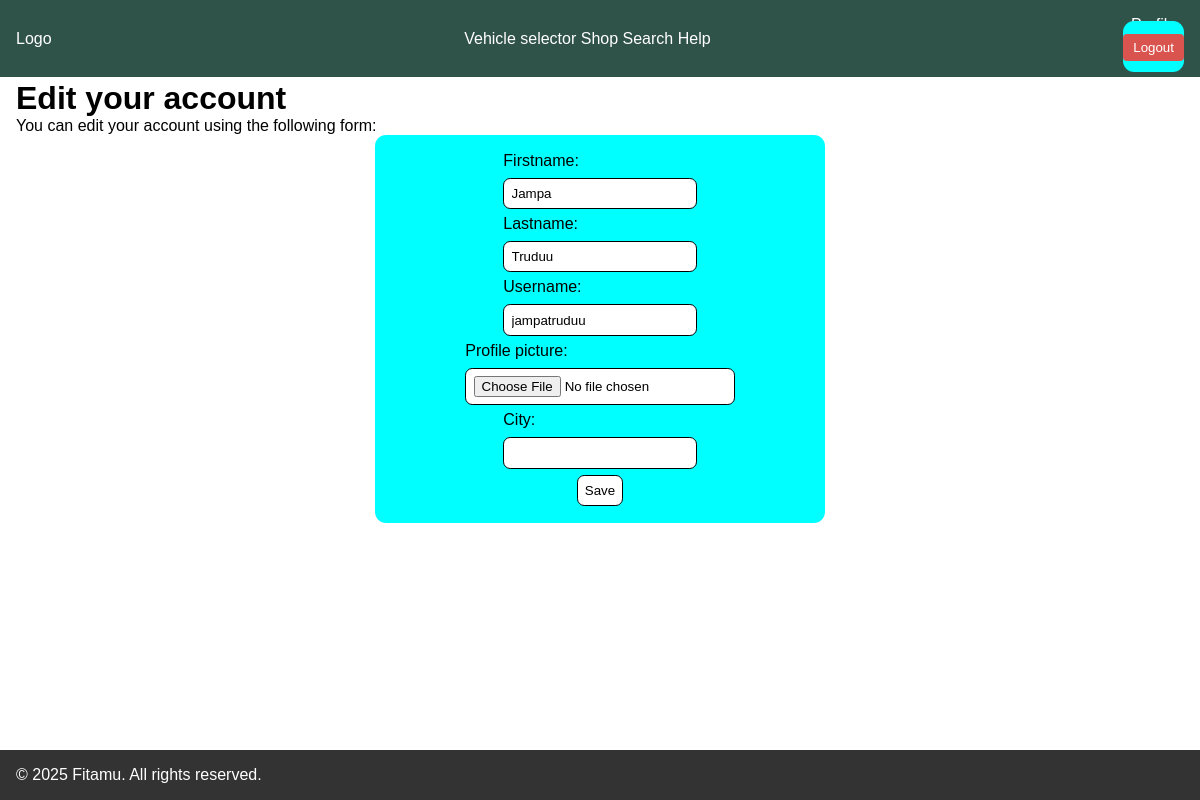
The page /accounts/edit/ (signed in) on the database its author committed.
### accounts/models.py (models this page shows, shortened)
class User(AbstractBaseUser):
    email = models.EmailField(max_length=100, unique=True)
    firstname = models.CharField(max_length=100,default='Unknown')
    lastname = models.CharField(max_length=100, default='Unknown')
    username = models.CharField(max_length=100,default='default_user')
    phone_number = models.CharField(max_length=50,default='0000000000')
    date_joined = models.DateTimeField(auto_now_add=True)
    last_login = models.DateTimeField(auto_now_add=True)
    created_date = models.DateTimeField(auto_now_add=True)
    modified_date = models.DateTimeField(auto_now_add=True)
    is_admin = models.BooleanField(default=True)
    is_staff = models.BooleanField(default=True)
    is_active = models.BooleanField(default=True)
    is_superadmin = models.BooleanField(default=True)
    is_superuser = models.BooleanField(default=True)
    USERNAME_FIELD = 'email'
    REQUIRED_FIELDS = ['username','firstname','lastname']
    objects = UserManager()

class UserProfile(models.Model):
    user = models.OneToOneField(User, on_delete=models.CASCADE, blank=True,null=True,related_name='profile')
    profile_picture = models.ImageField(upload_to='media',blank=True, null= True)
    city = models.CharField(max_length=50)
    created_at = models.DateTimeField(auto_now_add=True)
    modified_at = models.DateTimeField(auto_now=True)

### accounts/views.py (the view)
# urls.py: path('edit/',edit, name='edit'),
def edit(request):
    if request.method == 'POST':
        userform = UserEditForm(
            instance=request.user,
            data= request.POST
        )
        profileform = ProfileEditForm(
            instance=request.user.profile,
            data=request.POST,
            files= request.FILES
        )
        if userform.is_valid() and profileform.is_valid():
            userform.save()
            profileform.save()
    else:
            userform = UserEditForm(instance=request.user)
            profileform = ProfileEditForm(instance=request.user.profile)
    return render(request,'accounts/edit.html',{
            'userform':userform,
            'profileform':profileform
        })

### accounts/forms.py
class UserEditForm(forms.ModelForm):
    class Meta:
        model = User
        fields = [
            'firstname','lastname','username'
        ]

class ProfileEditForm(forms.ModelForm):
    class Meta:
        model = UserProfile
        fields = [
            'profile_picture','city'
        ]

### accounts/templates/accounts/edit.html (shortened to what this page needs)
{% extends "base.html" %}
{% load static %}
 {% block extra_css %}
 <link rel="stylesheet" href="{% static 'css/forms.css' %}">
 {% endblock %}
{% block content %}
<h1>Edit your account</h1>
<p>You can edit your account using the following form:</p>
<form method="post" enctype="multipart/form-data">
{{ userform }}
{{ profileform }}
<p><input type="submit" value="Save"></p>
</form>
{% endblock %}

### static/css/styles.css (style rules this page uses)
* { padding: 0; margin: 0; box-sizing: border-box; font-family: Verdana, Geneva, Tahoma, sans-serif; }
body { height: 100vh; display: flex; flex-direction: column; }

### static/css/forms.css (style rules this page uses)
form { display: flex; flex-direction: column; align-items: center; gap: 6px; background-color: aqua; margin: 0 auto; width: 450px; padding: 1.04rem 0; border-radius: 0.7rem; }
form label { display: block; margin-bottom: 0.5rem; }
form input { outline: none; padding: 0.45rem; border: 1px solid black; border-radius: 0.45rem; background-color: white; }

### rows shown on the page
User: firstname "Jampa", lastname "Truduu", username "jampatruduu"

### other values the page prints
{{ year|default:2025 }} "2025"
